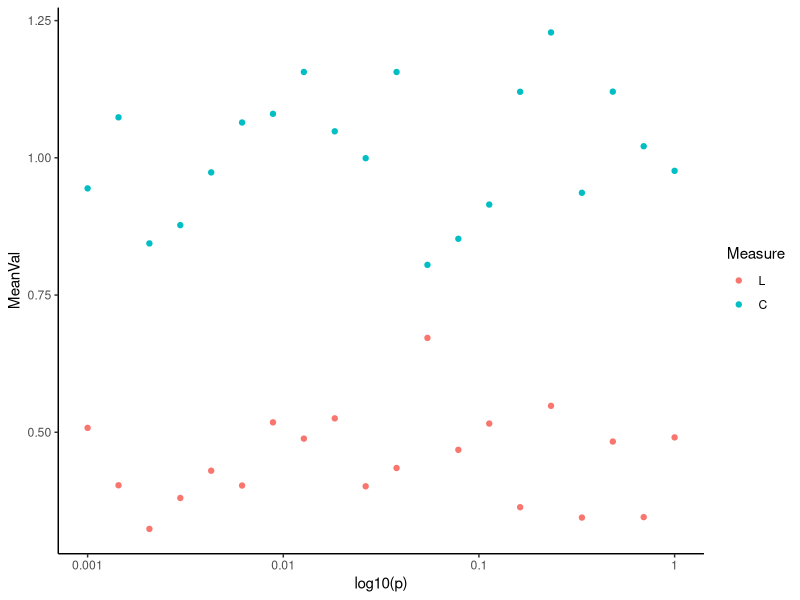

The R script that drew this image:
## ---- chunk 1
library(dplyr)
library(forcats)
library(ggplot2)
library(tibble)
## ---- chunk 2
# Create a vector of 20 rewiring probabilities that are
# evenly-spaced on a logarithmic scale from 1/1000 to 1
# using the built-in R function, `seq`.
rewire_probs <- 10^seq(-3.0, 0.0, length.out = 20)

# Set number of networks to generate for each rewire probability.
N_samples <- 20

# Create a column called "Measure" to indicate which of the
# two measures, "L" and "C", the "Value" column corresponds to.
Measure <- as_factor(
  c(rep("L", N_samples*length(rewire_probs)),
    rep("C", N_samples*length(rewire_probs)))
)

# Need to repeat probabilities over N_samples times number of Measures (2).
rewire_probs_col <- rep(rewire_probs, N_samples*2)

# Make fake values drawn from a uniform distribution over (0, 1) for L and (0, 2)
# for C.
N_probs <- length(rewire_probs)
fake_values <- c(runif(N_samples*N_probs), 2*runif(N_samples*N_probs))

fake_smallworld <- tibble(p = rewire_probs_col,
                          Measure = Measure,
                          Value = fake_values)

fake_smallworld_means <- 
  group_by(fake_smallworld, p, Measure) %>%
  summarize(MeanVal = mean(Value))

ggplot(fake_smallworld_means, aes(x=log10(p), y=MeanVal, color=Measure)) + 
  geom_point() + theme_classic() + 
  scale_x_continuous(breaks = c(-3, -2, -1, 0), 
                     labels=c(0.001, 0.01, 0.1, 1.0))
